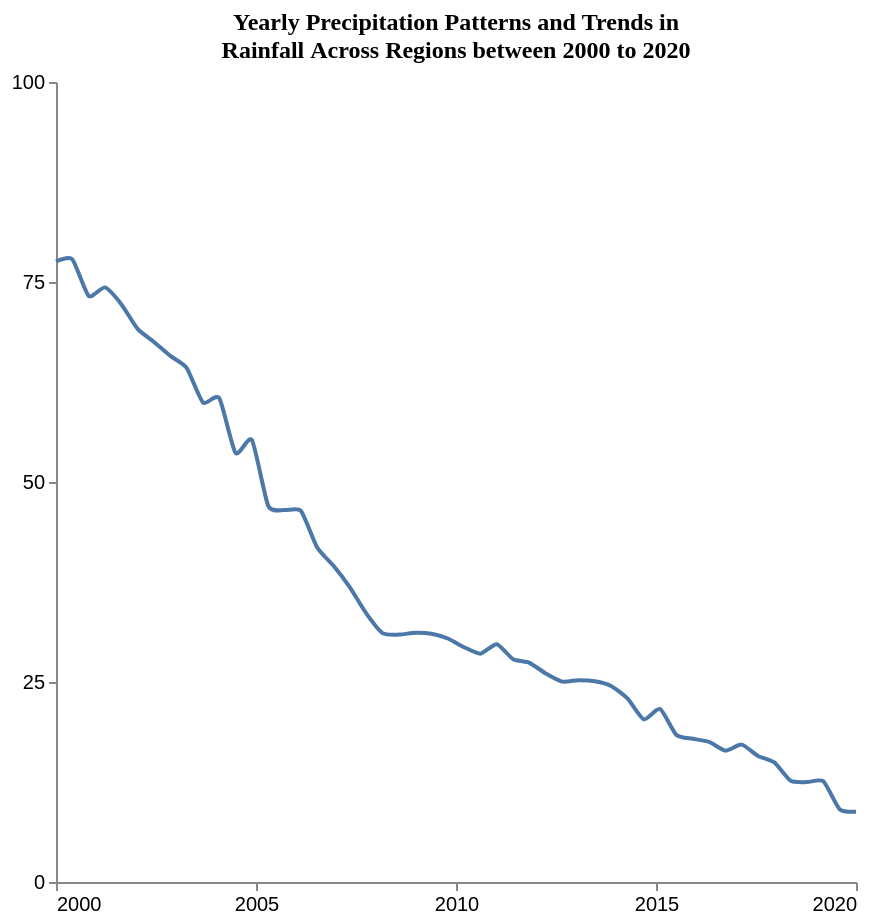

Write the Vega-Lite specification saved for this chart.
### Vega-Lite specification from a JSON file in a GitHub repository (floating-point values rounded to 4 significant figures)
{"$schema": "https://vega.github.io/schema/vega-lite/v5.json", "description": "Pattern: peak/valley", "data": {"values": [{"X": 2000.0, "Y": 77.56}, {"X": 2000.0, "Y": 77.84}, {"X": 2001.0, "Y": 73.26}, {"X": 2001.0, "Y": 74.32}, {"X": 2002.0, "Y": 72.23}, {"X": 2002.0, "Y": 69.14}, {"X": 2002.0, "Y": 67.51}, {"X": 2003.0, "Y": 65.76}, {"X": 2003.0, "Y": 64.25}, {"X": 2004.0, "Y": 59.95}, {"X": 2004.0, "Y": 60.47}, {"X": 2004.0, "Y": 53.62}, {"X": 2005.0, "Y": 55.25}, {"X": 2005.0, "Y": 47.01}, {"X": 2006.0, "Y": 46.49}, {"X": 2006.0, "Y": 46.4}, {"X": 2007.0, "Y": 41.82}, {"X": 2007.0, "Y": 39.53}, {"X": 2007.0, "Y": 36.83}, {"X": 2008.0, "Y": 33.58}, {"X": 2008.0, "Y": 31.12}, {"X": 2009.0, "Y": 30.92}, {"X": 2009.0, "Y": 31.16}, {"X": 2009.0, "Y": 31.03}, {"X": 2010.0, "Y": 30.44}, {"X": 2010.0, "Y": 29.34}, {"X": 2011.0, "Y": 28.54}, {"X": 2011.0, "Y": 29.73}, {"X": 2011.0, "Y": 27.84}, {"X": 2012.0, "Y": 27.4}, {"X": 2012.0, "Y": 26.06}, {"X": 2013.0, "Y": 25.05}, {"X": 2013.0, "Y": 25.23}, {"X": 2013.0, "Y": 25.09}, {"X": 2014.0, "Y": 24.51}, {"X": 2014.0, "Y": 22.95}, {"X": 2015.0, "Y": 20.32}, {"X": 2015.0, "Y": 21.62}, {"X": 2016.0, "Y": 18.39}, {"X": 2016.0, "Y": 17.91}, {"X": 2016.0, "Y": 17.51}, {"X": 2017.0, "Y": 16.42}, {"X": 2017.0, "Y": 17.17}, {"X": 2018.0, "Y": 15.76}, {"X": 2018.0, "Y": 14.96}, {"X": 2018.0, "Y": 12.65}, {"X": 2019.0, "Y": 12.49}, {"X": 2019.0, "Y": 12.59}, {"X": 2020.0, "Y": 9.102}, {"X": 2020.0, "Y": 8.778}]}, "mark": {"type": "line", "interpolate": "cardinal", "tension": 0.4}, "encoding": {"x": {"field": "X", "type": "quantitative", "title": "", "axis": {"grid": false, "format": "d", "values": [2000, 2005, 2010, 2015, 2020], "tickSize": 4}, "scale": {"domain": [2000, 2020]}}, "y": {"field": "Y", "type": "quantitative", "title": "", "axis": {"grid": false, "format": "d", "values": [0, 25, 50, 75, 100], "tickSize": 4, "tickOpacity": 1}, "scale": {"domain": [0, 100]}}}, "title": {"text": "Yearly Precipitation Patterns and Trends in^ Rainfall Across Regions between 2000 to 2020", "anchor": "middle", "font": "Tahoma", "fontSize": 12}, "config": {"lineBreak": "^", "view": {"stroke": null}}, "height": 400, "width": 400, "autosize": "pad"}
